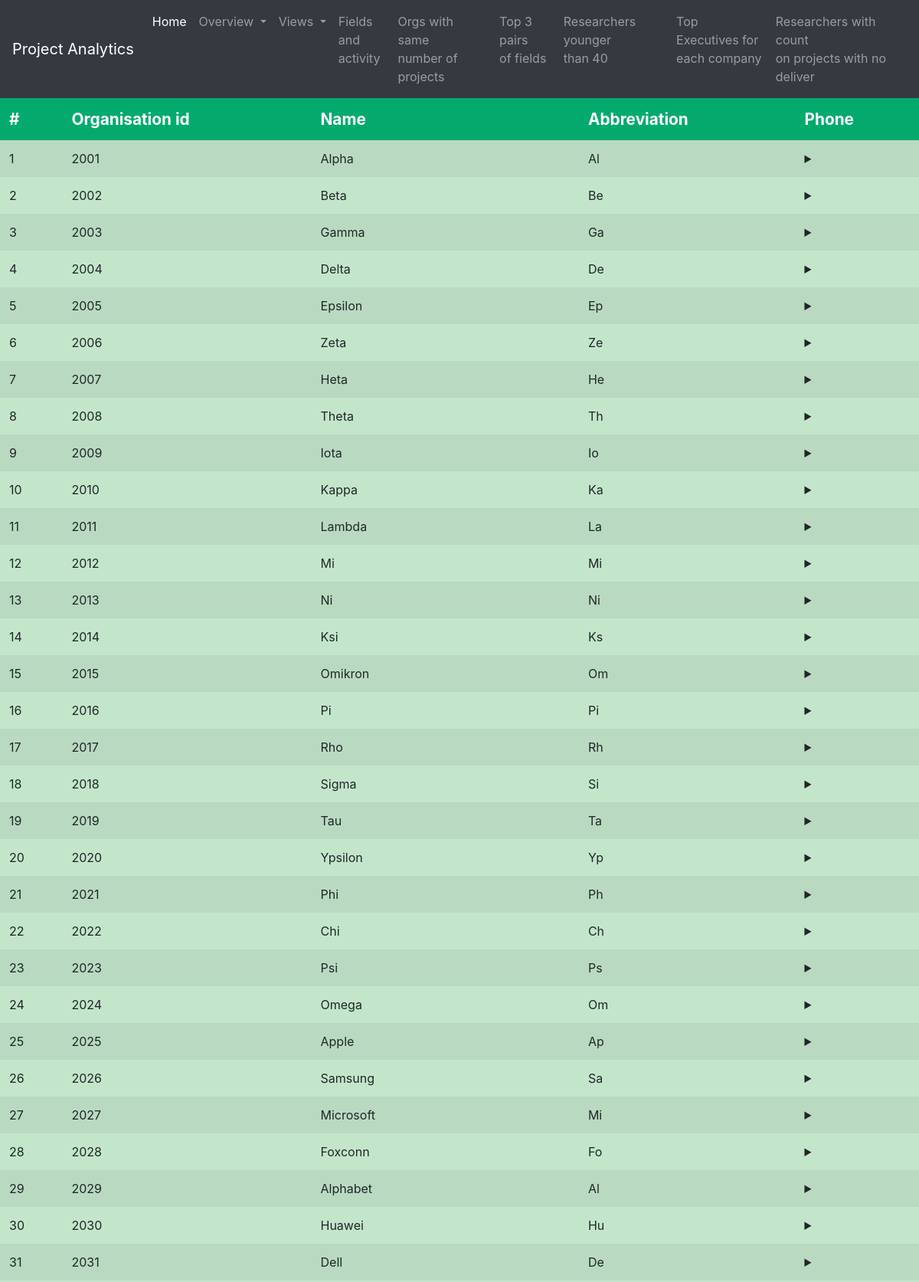
Page /frontend/organisation_overview.php (upper part) on the committed database.
### tables this page shows
CREATE TABLE IF NOT EXISTS `phones` (
  `organisation_id` INT NOT NULL,
  `phone_number` VARCHAR(10) NOT NULL,
  PRIMARY KEY (`organisation_id`),
  CONSTRAINT `organisation_id`
    FOREIGN KEY (`organisation_id`)
    REFERENCES `organisation` (`organisation_id`)
    ON DELETE CASCADE
    ON UPDATE CASCADE);

### frontend/organisation_overview.php (the view, shortened to what this page needs)
<!DOCTYPE html>
<html lang="en">
<head>
    <link rel="stylesheet" href="https://cdn.jsdelivr.net/npm/bootstrap@4.5.3/dist/css/bootstrap.min.css">
</head>
<body>
    <?php include('navbar.php'); ?>
    <table class="table table-hover table-success table-striped table-borderless">
        <?php
		echo "<thead>";
		echo "<tr>";
		echo "<th>#</th>";
		echo "<th>Organisation id</th>";
		echo "<th>Name</th>";
		echo "<th>Abbreviation</th>";
		echo "<th>Phone</th>";
		echo "</tr>";
		echo "</thead>";
        $host = "127.0.0.1";
        $port = 3308;
        $socket = "";
        $user = "root";
        $password = "Account_attempt56!";
        $dbname = "mydb";
        $conn = new mysqli($host, $user, $password, $dbname, $port, $socket)
            or die('Could not connect to the database server' . mysqli_connect_error());
        $quer = 'select v.organisation_id,v.org_name,v.abbreviation,v.address,v.postal_code,v.city,v.organisation_type,v.temp1,v.temp2,p.phone_number from organisation_vw as v inner join phones as p on v.organisation_id = p.organisation_id;';
        $res = mysqli_query($conn, $quer);
        $num = 0;
        if (mysqli_num_rows($res) == 0) {
            echo "<h4>There are no projects</h4>";
        } else {
            while ($tuple = mysqli_fetch_assoc($res)) {
                $num++;
                echo "<tr>";
                echo "<td>" . $num . "</td>";
                echo "<td>" . $tuple['organisation_id'] . "</td>";
                echo "<td>" . $tuple['org_name'] . "</td>";
				echo "<td>" . $tuple['abbreviation'] . "</td>";
				echo "<td> <details> <summary>  </summary> <p>".$tuple['phone_number']."</p> </td>";
                echo "</tr>";
		   }
        }
        ?>
    </table>
</body>
</html>

### frontend/organisation_overview.php (style rules this page uses)
thead th { font-size: 1.3em; background-color: #04AA6D; color: white; }

### rows in the picture
phones: organisation_id "2001", org_name "Alpha", abbreviation "Al"
phones: organisation_id "2002", org_name "Beta", abbreviation "Be"
phones: organisation_id "2003", org_name "Gamma", abbreviation "Ga"
phones: organisation_id "2004", org_name "Delta", abbreviation "De"
phones: organisation_id "2005", org_name "Epsilon", abbreviation "Ep"
phones: organisation_id "2006", org_name "Zeta", abbreviation "Ze"
phones: organisation_id "2007", org_name "Heta", abbreviation "He"
phones: organisation_id "2008", org_name "Theta", abbreviation "Th"
phones: organisation_id "2009", org_name "Iota", abbreviation "Io"
phones: organisation_id "2010", org_name "Kappa", abbreviation "Ka"
phones: organisation_id "2011", org_name "Lambda", abbreviation "La"
phones: organisation_id "2012", org_name "Mi", abbreviation "Mi"
phones: organisation_id "2013", org_name "Ni", abbreviation "Ni"
phones: organisation_id "2014", org_name "Ksi", abbreviation "Ks"
phones: organisation_id "2015", org_name "Omikron", abbreviation "Om"
phones: organisation_id "2016", org_name "Pi", abbreviation "Pi"
phones: organisation_id "2017", org_name "Rho", abbreviation "Rh"
phones: organisation_id "2018", org_name "Sigma", abbreviation "Si"
phones: organisation_id "2019", org_name "Tau", abbreviation "Ta"
phones: organisation_id "2020", org_name "Ypsilon", abbreviation "Yp"
phones: organisation_id "2021", org_name "Phi", abbreviation "Ph"
phones: organisation_id "2022", org_name "Chi", abbreviation "Ch"
phones: organisation_id "2023", org_name "Psi", abbreviation "Ps"
phones: organisation_id "2024", org_name "Omega", abbreviation "Om"
phones: organisation_id "2025", org_name "Apple", abbreviation "Ap"
phones: organisation_id "2026", org_name "Samsung", abbreviation "Sa"
phones: organisation_id "2027", org_name "Microsoft", abbreviation "Mi"
phones: organisation_id "2028", org_name "Foxconn", abbreviation "Fo"
phones: organisation_id "2029", org_name "Alphabet", abbreviation "Al"
phones: organisation_id "2030", org_name "Huawei", abbreviation "Hu"
phones: organisation_id "2031", org_name "Dell", abbreviation "De"
